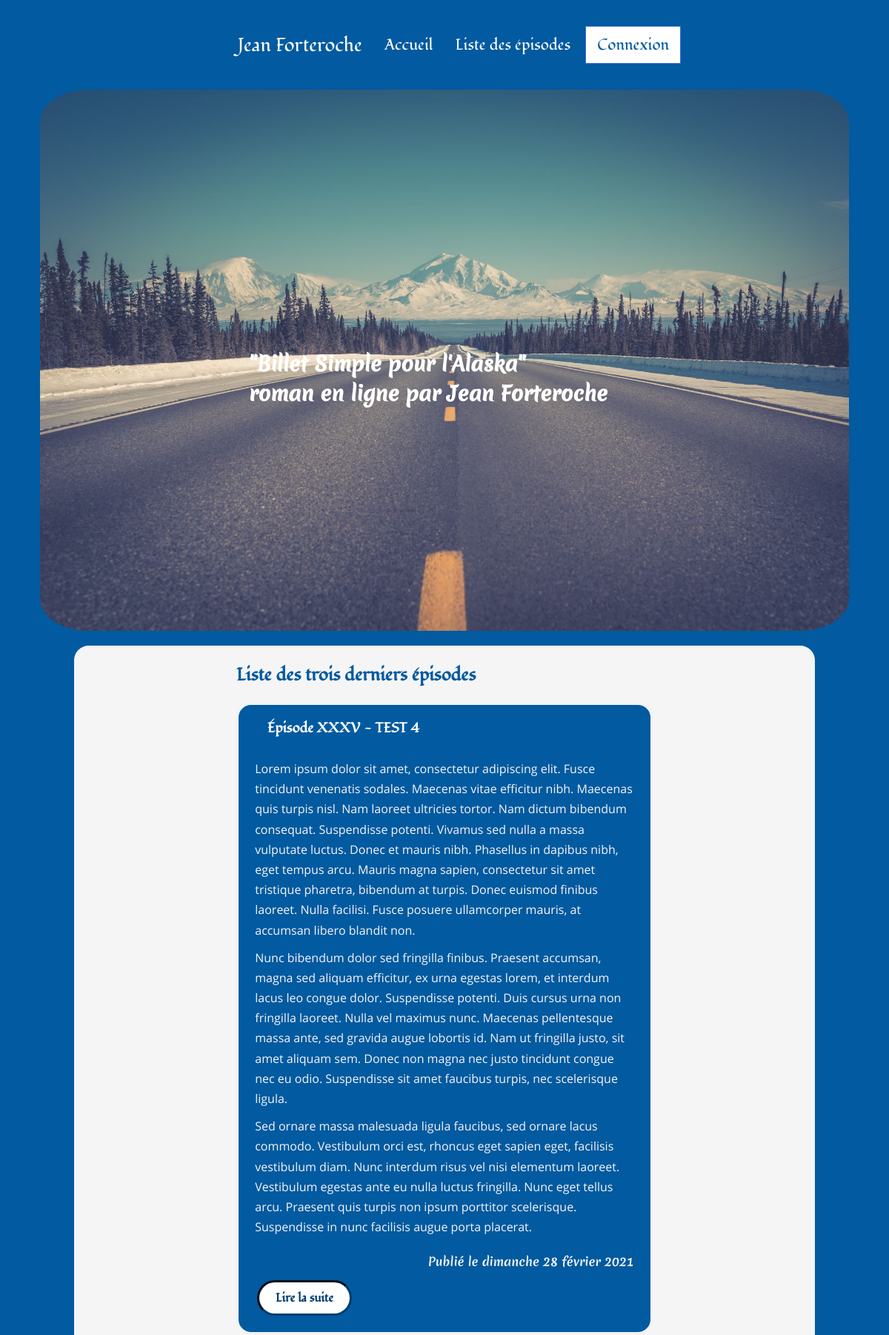
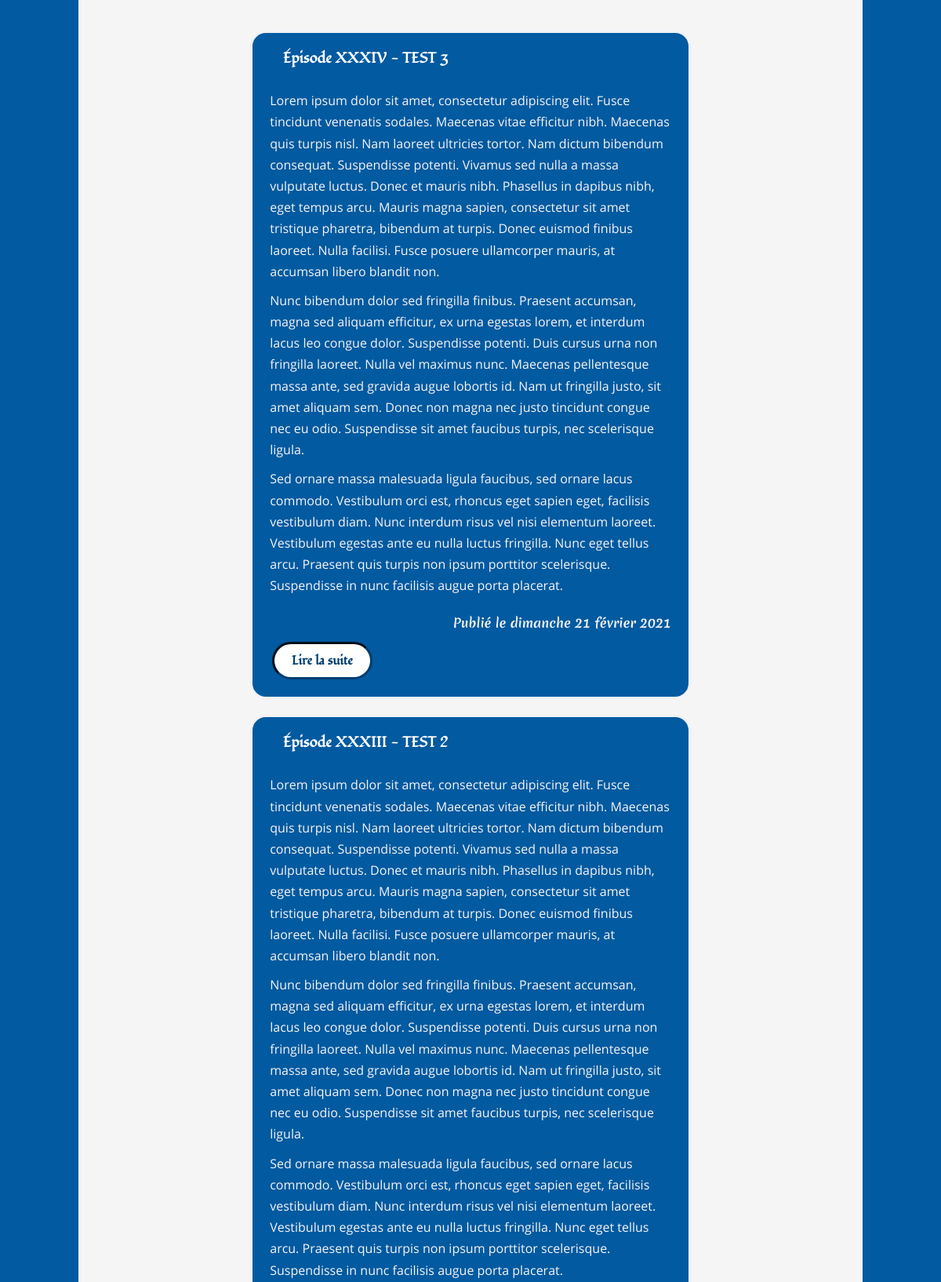
The page / (upper part) on the database its author committed (2 pictures, top to bottom).
### tables this page shows
CREATE TABLE IF NOT EXISTS `Episodes` (
  `id` int(11) NOT NULL AUTO_INCREMENT,
  `title` varchar(255) NOT NULL,
  `introduction` text NOT NULL,
  `content` text NOT NULL,
  `episode_created_the` datetime NOT NULL,
  PRIMARY KEY (`id`)
);

### src/View/View.php (called while the page is built, shortened)
<?php
class View
{
    public function render(array $data): void
    {
        require_once "..\\templates\\frontoffice\\${data['template']}.html.php";
        require_once '..\templates\frontoffice\layout.html.php';
    }
}

### public/index.php (called while the page is built, shortened)
<?php
$router = new Router();
$router->run();

### src/Model/PostManager.php (called while the page is built, shortened)
<?php
class PostManager
{
    private $database;
    public function __construct(Database $database)
    {
        $this->database = $database->getPdo();
    }
    public function showLastThreeEpisodes() : ?array
    {
        $request = $this->database->prepare('SET lc_time_names = \'fr_FR\';');
        $request->execute();
        $request = $this->database->prepare('SELECT id, title, introduction, CONCAT_WS(\' \', \'le\', DAYNAME(episode_created_the), DAY(episode_created_the), MONTHNAME(episode_created_the), YEAR(episode_created_the)) AS date_episode_created_the FROM episodes ORDER BY episode_created_the DESC LIMIT 0,3');
        $request->execute();
        return $request->fetchAll();
    }
}

### src/Service/Database.php (called while the page is built, shortened)
<?php
class Database
{
    private $database;
    public function __construct()
    {
        $this->database = new \PDO('mysql:host=localhost;dbname=openclassrooms_project4;port=3306;charset=utf8mb4', 'root', 'vFaGsjLk8WpkQtxYJ8XZXAf690shjBzW', [
            \PDO::ATTR_ERRMODE => \PDO::ERRMODE_EXCEPTION,
            \PDO::ATTR_DEFAULT_FETCH_MODE => \PDO::FETCH_ASSOC
        ]);
    }
    public function getPdo(): \PDO
    {
        return $this->database;
    }
}

### templates/frontoffice/home.html.php (the view)
<section>
    <h2>Liste des trois derniers épisodes</h2>
    <?php foreach($data['allposts'] as $post): ?>
    <article>
        <h3>Épisode <?=$post['title']?></h3>
        <p><?=$post['introduction']?></p>
        <p class="pCreatedAt">Publié <?=$post['date_episode_created_the']?> </p>
        <a href="index.php?action=detailofepisode&id=<?=$post['id']?>\" class="linkToTheRestOfThePost">Lire la suite</a>
    </article>
</section>
<?php endforeach; ?>

### public/css/style.css (style rules this page uses)
html { font-size: 100%; font-family: 'merienda_oneregular', Arial, sans-serif, serif; font-weight: 400; color: #FFF; box-sizing: border-box; }
*, *::before, *::after { box-sizing: inherit; }
html, body { margin:0; padding:0; }
body { font-size: 1rem; background-color: #025AA0; display: flex; flex-direction: column; align-items: center; }
a { color: white; text-decoration: none; }
section h2 { font-family: 'fondamentoregular', Arial, sans-serif, serif; }
article { display: flex; flex-direction: column; margin-top: 20px; color: whitesmoke; border: 3px solid rgb(242, 243, 248); border-radius: 20px; background-color: #025AA0; }
article:last-child { margin-bottom: 20px; }
article h3, article h4, article h5 { color: #FFF; padding-left: 7%; font-family: 'fondamentoregular', Arial, sans-serif, serif; }
p { line-height: 1.7; padding: 0 4%; margin-top: 0; margin-bottom: 10px; font-family: 'open_sansregular'; }
.pCreatedAt { font-family: 'merienda_oneregular', Arial, sans-serif, serif; text-align: end; }
.linkToTheRestOfThePost, .linkReadTheEntireEpisode, .inputTypeSubmitPublishComment, .linkToTheReportOfThePostComment { width: 8rem; text-align: center; transition: border 1.3s ease, background-color 1.3s ease, color 0.7s ease; background-color: #FFF; color: #013E70; border: inset #013E70; border-radius: 2em; padding: 10px 10px; font-weight: 600; font-family: 'fondamentoregular', Arial, sans-serif, serif; margin-left: 4.5%; margin-bottom: 4%; align-self: flex-start; }
@media all and (min-width: 600px) and (min-resolution: 1dppx) { p { width: 556px; } }
@media all and (min-width: 1024px) and (min-resolution: 1dppx) { section h2, .sectionH4TitleComments { color: #025AA0; } }

### rows shown on the page
episodes: title "XXXV - TEST 4", introduction "Lorem ipsum dolor sit amet, consectetur adipiscing elit. Fusce tincidunt venenatis sodales. Maecenas vitae efficitur nibh. Maecenas quis turpis nisl. Nam laoreet ultricies tortor. Nam dictum bibendum consequat. Suspendisse potenti. Vivamus sed nulla a massa vulputate luctus. Donec et mauris nibh. Phasellus in dapibus nibh, eget tempus arcu. Mauris magna sapien, consectetur sit amet tristique pharetra, bibendum at turpis. Donec euismod finibus laoreet. Nulla facilisi. Fusce posuere ullamcorper mauris, at accumsan libero blandit non. Nunc bibendum dolor sed fringilla finibus. Praesent accumsan, magna sed aliquam efficitur, ex urna egestas lorem, et interdum lacus leo congue dolor. Suspendisse…", date_episode_created_the "le dimanche 28 février 2021"
episodes: title "XXXIV - TEST 3", introduction "Lorem ipsum dolor sit amet, consectetur adipiscing elit. Fusce tincidunt venenatis sodales. Maecenas vitae efficitur nibh. Maecenas quis turpis nisl. Nam laoreet ultricies tortor. Nam dictum bibendum consequat. Suspendisse potenti. Vivamus sed nulla a massa vulputate luctus. Donec et mauris nibh. Phasellus in dapibus nibh, eget tempus arcu. Mauris magna sapien, consectetur sit amet tristique pharetra, bibendum at turpis. Donec euismod finibus laoreet. Nulla facilisi. Fusce posuere ullamcorper mauris, at accumsan libero blandit non. Nunc bibendum dolor sed fringilla finibus. Praesent accumsan, magna sed aliquam efficitur, ex urna egestas lorem, et interdum lacus leo congue dolor. Suspendisse…", date_episode_created_the "le dimanche 21 février 2021"
episodes: title "XXXIII - TEST 2", introduction "Lorem ipsum dolor sit amet, consectetur adipiscing elit. Fusce tincidunt venenatis sodales. Maecenas vitae efficitur nibh. Maecenas quis turpis nisl. Nam laoreet ultricies tortor. Nam dictum bibendum consequat. Suspendisse potenti. Vivamus sed nulla a massa vulputate luctus. Donec et mauris nibh. Phasellus in dapibus nibh, eget tempus arcu. Mauris magna sapien, consectetur sit amet tristique pharetra, bibendum at turpis. Donec euismod finibus laoreet. Nulla facilisi. Fusce posuere ullamcorper mauris, at accumsan libero blandit non. Nunc bibendum dolor sed fringilla finibus. Praesent accumsan, magna sed aliquam efficitur, ex urna egestas lorem, et interdum lacus leo congue dolor. Suspendisse…"
